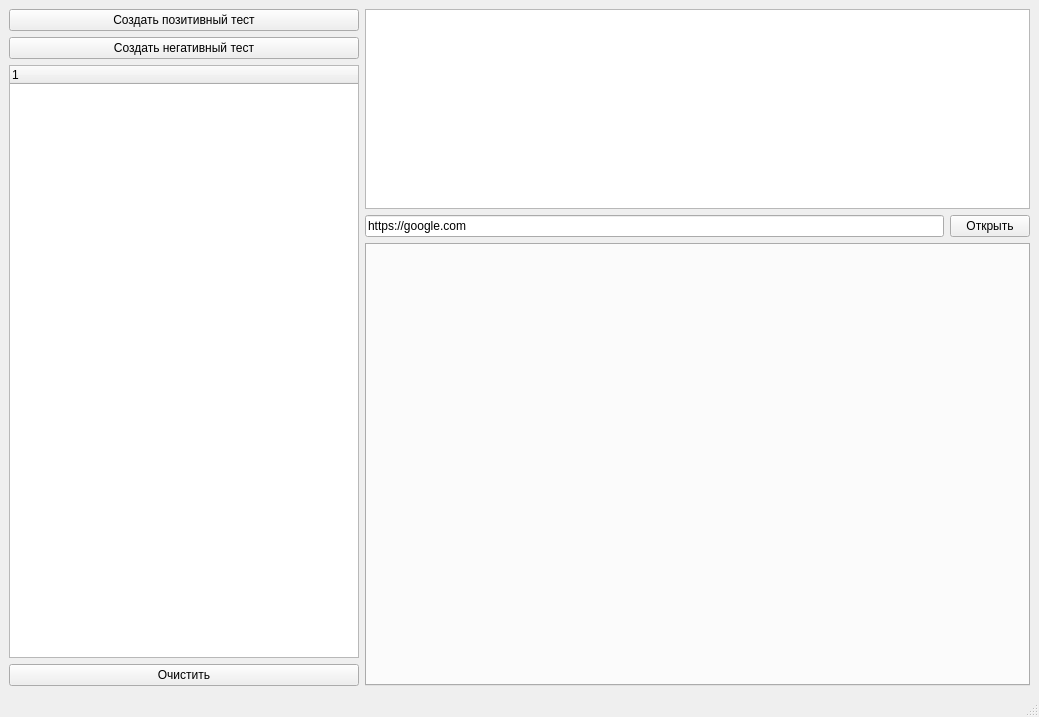
<?xml version="1.0" encoding="UTF-8"?>
<ui version="4.0">
 <class>MainWindow</class>
 <widget class="QMainWindow" name="MainWindow">
  <property name="geometry">
   <rect>
    <x>0</x>
    <y>0</y>
    <width>1039</width>
    <height>717</height>
   </rect>
  </property>
  <property name="windowTitle">
   <string>Тестовые файлы</string>
  </property>
  <widget class="QWidget" name="centralwidget">
   <layout class="QVBoxLayout" name="verticalLayout_5">
    <item>
     <layout class="QHBoxLayout" name="horizontalLayout_9">
      <item>
       <layout class="QVBoxLayout" name="verticalLayout_4">
        <item>
         <widget class="QPushButton" name="createPositiveButton">
          <property name="text">
           <string>Создать позитивный тест</string>
          </property>
         </widget>
        </item>
        <item>
         <widget class="QPushButton" name="createNegativeButton">
          <property name="text">
           <string>Создать негативный тест</string>
          </property>
         </widget>
        </item>
        <item>
         <widget class="QTreeWidget" name="treeWidget">
          <property name="minimumSize">
           <size>
            <width>300</width>
            <height>0</height>
           </size>
          </property>
          <property name="maximumSize">
           <size>
            <width>350</width>
            <height>16777215</height>
           </size>
          </property>
          <column>
           <property name="text">
            <string notr="true">1</string>
           </property>
          </column>
         </widget>
        </item>
        <item>
         <widget class="QPushButton" name="clearFilesButton">
          <property name="text">
           <string>Очистить</string>
          </property>
         </widget>
        </item>
       </layout>
      </item>
      <item>
       <layout class="QVBoxLayout" name="verticalLayout">
        <item>
         <widget class="QTextEdit" name="fileEdit">
          <property name="minimumSize">
           <size>
            <width>0</width>
            <height>200</height>
           </size>
          </property>
          <property name="maximumSize">
           <size>
            <width>16777215</width>
            <height>200</height>
           </size>
          </property>
         </widget>
        </item>
        <item>
         <layout class="QHBoxLayout" name="horizontalLayout_8">
          <item>
           <widget class="QLineEdit" name="url">
            <property name="text">
             <string>https://google.com</string>
            </property>
           </widget>
          </item>
          <item>
           <widget class="QPushButton" name="loadBrowserButton">
            <property name="text">
             <string>Открыть</string>
            </property>
           </widget>
          </item>
         </layout>
        </item>
        <item>
         <widget class="TabWidget" name="browserWidget">
          <property name="currentIndex">
           <number>-1</number>
          </property>
         </widget>
        </item>
       </layout>
      </item>
     </layout>
    </item>
   </layout>
  </widget>
  <widget class="QMenuBar" name="menubar">
   <property name="geometry">
    <rect>
     <x>0</x>
     <y>0</y>
     <width>1039</width>
     <height>26</height>
    </rect>
   </property>
  </widget>
  <widget class="QStatusBar" name="statusbar"/>
 </widget>
 <customwidgets>
  <customwidget>
   <class>TabWidget</class>
   <extends>QTabWidget</extends>
   <header>TabWidget</header>
   <container>1</container>
  </customwidget>
 </customwidgets>
 <resources/>
 <connections/>
</ui>
